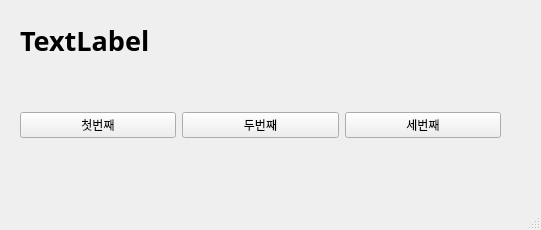
<?xml version="1.0" encoding="UTF-8"?>
<ui version="4.0">
 <class>MainWindow</class>
 <widget class="QMainWindow" name="MainWindow">
  <property name="geometry">
   <rect>
    <x>0</x>
    <y>0</y>
    <width>541</width>
    <height>230</height>
   </rect>
  </property>
  <property name="windowTitle">
   <string>MainWindow</string>
  </property>
  <widget class="QWidget" name="centralwidget">
   <widget class="QLabel" name="label">
    <property name="geometry">
     <rect>
      <x>20</x>
      <y>10</y>
      <width>401</width>
      <height>61</height>
     </rect>
    </property>
    <property name="font">
     <font>
      <family>맑은 고딕</family>
      <pointsize>20</pointsize>
      <weight>75</weight>
      <bold>true</bold>
     </font>
    </property>
    <property name="text">
     <string>TextLabel</string>
    </property>
   </widget>
   <widget class="QWidget" name="horizontalLayoutWidget">
    <property name="geometry">
     <rect>
      <x>20</x>
      <y>80</y>
      <width>481</width>
      <height>91</height>
     </rect>
    </property>
    <layout class="QHBoxLayout" name="horizontalLayout">
     <item>
      <widget class="QPushButton" name="pushButton_1">
       <property name="text">
        <string>첫번째</string>
       </property>
      </widget>
     </item>
     <item>
      <widget class="QPushButton" name="pushButton_2">
       <property name="text">
        <string>두번째</string>
       </property>
      </widget>
     </item>
     <item>
      <widget class="QPushButton" name="pushButton_3">
       <property name="text">
        <string>세번째</string>
       </property>
      </widget>
     </item>
    </layout>
   </widget>
  </widget>
  <widget class="QMenuBar" name="menubar">
   <property name="geometry">
    <rect>
     <x>0</x>
     <y>0</y>
     <width>541</width>
     <height>22</height>
    </rect>
   </property>
  </widget>
  <widget class="QStatusBar" name="statusbar"/>
 </widget>
 <tabstops>
  <tabstop>pushButton_1</tabstop>
  <tabstop>pushButton_2</tabstop>
  <tabstop>pushButton_3</tabstop>
 </tabstops>
 <resources/>
 <connections>
  <connection>
   <sender>pushButton_1</sender>
   <signal>clicked()</signal>
   <receiver>MainWindow</receiver>
   <slot>firstClick()</slot>
   <hints>
    <hint type="sourcelabel">
     <x>87</x>
     <y>147</y>
    </hint>
    <hint type="destinationlabel">
     <x>86</x>
     <y>183</y>
    </hint>
   </hints>
  </connection>
  <connection>
   <sender>pushButton_2</sender>
   <signal>clicked()</signal>
   <receiver>MainWindow</receiver>
   <slot>secondClick()</slot>
   <hints>
    <hint type="sourcelabel">
     <x>280</x>
     <y>153</y>
    </hint>
    <hint type="destinationlabel">
     <x>279</x>
     <y>188</y>
    </hint>
   </hints>
  </connection>
  <connection>
   <sender>pushButton_3</sender>
   <signal>clicked()</signal>
   <receiver>MainWindow</receiver>
   <slot>thirdClick()</slot>
   <hints>
    <hint type="sourcelabel">
     <x>395</x>
     <y>146</y>
    </hint>
    <hint type="destinationlabel">
     <x>399</x>
     <y>172</y>
    </hint>
   </hints>
  </connection>
 </connections>
 <slots>
  <slot>firstClick()</slot>
  <slot>secondClick()</slot>
  <slot>thirdClick()</slot>
 </slots>
</ui>
